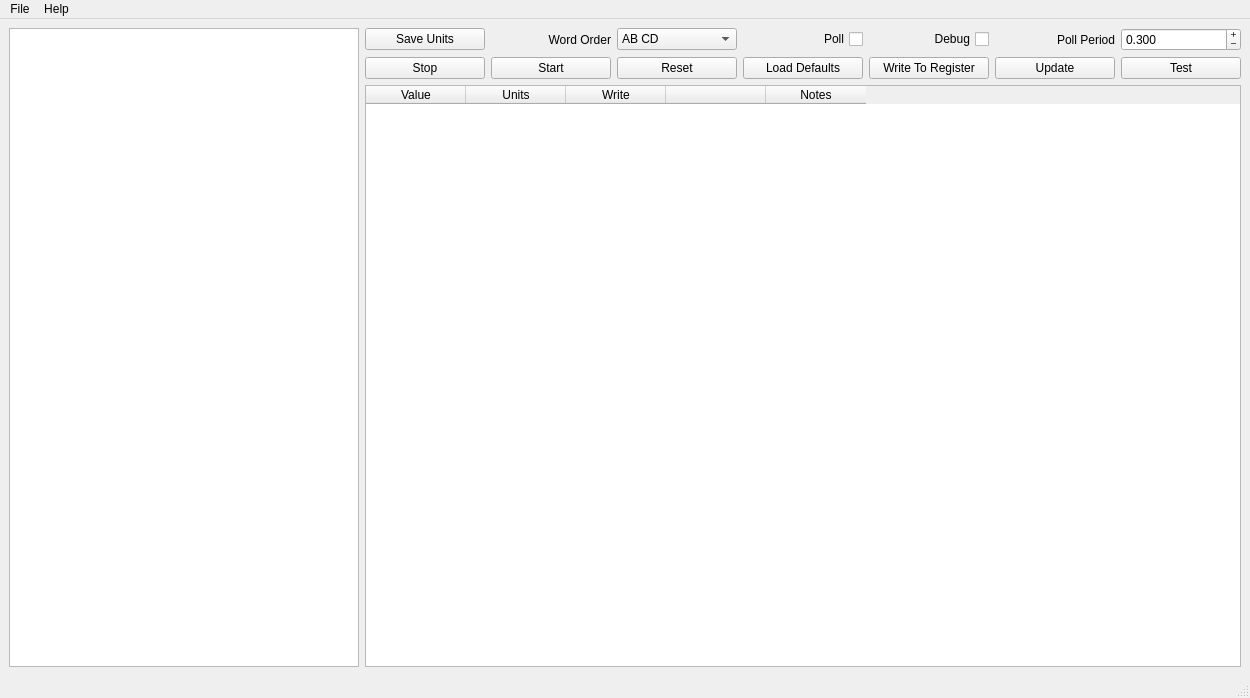
<?xml version="1.0" encoding="UTF-8"?>
<ui version="4.0">
 <class>MainWindow</class>
 <widget class="QMainWindow" name="MainWindow">
  <property name="geometry">
   <rect>
    <x>0</x>
    <y>0</y>
    <width>1250</width>
    <height>698</height>
   </rect>
  </property>
  <property name="windowTitle">
   <string>Modbus Master Tool</string>
  </property>
  <property name="windowIcon">
   <iconset>
    <normaloff>../modbus.png</normaloff>../modbus.png</iconset>
  </property>
  <widget class="QWidget" name="centralwidget">
   <layout class="QHBoxLayout" name="horizontalLayout_3">
    <item>
     <layout class="QVBoxLayout" name="verticalLayout_2">
      <item>
       <widget class="QTreeWidget" name="treeWidget">
        <property name="maximumSize">
         <size>
          <width>350</width>
          <height>16777215</height>
         </size>
        </property>
        <property name="rootIsDecorated">
         <bool>true</bool>
        </property>
        <property name="uniformRowHeights">
         <bool>false</bool>
        </property>
        <property name="itemsExpandable">
         <bool>true</bool>
        </property>
        <property name="animated">
         <bool>true</bool>
        </property>
        <property name="headerHidden">
         <bool>true</bool>
        </property>
        <attribute name="headerVisible">
         <bool>false</bool>
        </attribute>
        <column>
         <property name="text">
          <string notr="true">1</string>
         </property>
        </column>
       </widget>
      </item>
     </layout>
    </item>
    <item>
     <layout class="QVBoxLayout" name="verticalLayout">
      <item>
       <layout class="QHBoxLayout" name="horizontalLayout_2">
        <item>
         <widget class="QPushButton" name="btnUnits">
          <property name="text">
           <string>Save Units</string>
          </property>
         </widget>
        </item>
        <item>
         <widget class="QLabel" name="label_2">
          <property name="text">
           <string>Word Order</string>
          </property>
          <property name="alignment">
           <set>Qt::AlignRight|Qt::AlignTrailing|Qt::AlignVCenter</set>
          </property>
         </widget>
        </item>
        <item>
         <widget class="QComboBox" name="comboBoxDataEncode">
          <item>
           <property name="text">
            <string>AB CD</string>
           </property>
          </item>
          <item>
           <property name="text">
            <string>CD AB</string>
           </property>
          </item>
         </widget>
        </item>
        <item>
         <widget class="QCheckBox" name="checkBoxPoll">
          <property name="layoutDirection">
           <enum>Qt::RightToLeft</enum>
          </property>
          <property name="text">
           <string>Poll</string>
          </property>
         </widget>
        </item>
        <item>
         <widget class="QCheckBox" name="checkDebug">
          <property name="layoutDirection">
           <enum>Qt::RightToLeft</enum>
          </property>
          <property name="text">
           <string>Debug</string>
          </property>
         </widget>
        </item>
        <item>
         <widget class="QLabel" name="label">
          <property name="toolTip">
           <string extracomment="wit"/>
          </property>
          <property name="autoFillBackground">
           <bool>false</bool>
          </property>
          <property name="frameShape">
           <enum>QFrame::NoFrame</enum>
          </property>
          <property name="text">
           <string>Poll Period</string>
          </property>
          <property name="scaledContents">
           <bool>false</bool>
          </property>
          <property name="alignment">
           <set>Qt::AlignRight|Qt::AlignTrailing|Qt::AlignVCenter</set>
          </property>
          <property name="wordWrap">
           <bool>false</bool>
          </property>
         </widget>
        </item>
        <item>
         <widget class="QDoubleSpinBox" name="spinBoxPollRate">
          <property name="alignment">
           <set>Qt::AlignLeading|Qt::AlignLeft|Qt::AlignVCenter</set>
          </property>
          <property name="buttonSymbols">
           <enum>QAbstractSpinBox::PlusMinus</enum>
          </property>
          <property name="showGroupSeparator" stdset="0">
           <bool>false</bool>
          </property>
          <property name="decimals">
           <number>3</number>
          </property>
          <property name="minimum">
           <double>0.010000000000000</double>
          </property>
          <property name="singleStep">
           <double>0.100000000000000</double>
          </property>
          <property name="value">
           <double>0.300000000000000</double>
          </property>
         </widget>
        </item>
       </layout>
      </item>
      <item>
       <layout class="QHBoxLayout" name="horizontalLayout_4">
        <item>
         <widget class="QPushButton" name="btnSto">
          <property name="text">
           <string>Stop</string>
          </property>
         </widget>
        </item>
        <item>
         <widget class="QPushButton" name="btnStar">
          <property name="text">
           <string>Start</string>
          </property>
         </widget>
        </item>
        <item>
         <widget class="QPushButton" name="btnReset">
          <property name="text">
           <string>Reset</string>
          </property>
         </widget>
        </item>
        <item>
         <widget class="QPushButton" name="btnLoadDefaults">
          <property name="text">
           <string>Load Defaults</string>
          </property>
         </widget>
        </item>
        <item>
         <widget class="QPushButton" name="btnWrite">
          <property name="text">
           <string>Write To Register</string>
          </property>
         </widget>
        </item>
        <item>
         <widget class="QPushButton" name="btnUpdate">
          <property name="text">
           <string>Update</string>
          </property>
         </widget>
        </item>
        <item>
         <widget class="QPushButton" name="btnTest">
          <property name="text">
           <string>Test</string>
          </property>
         </widget>
        </item>
       </layout>
      </item>
      <item>
       <widget class="QTableWidget" name="tableWidget">
        <property name="toolTip">
         <string/>
        </property>
        <property name="toolTipDuration">
         <number>-1</number>
        </property>
        <property name="gridStyle">
         <enum>Qt::SolidLine</enum>
        </property>
        <property name="cornerButtonEnabled">
         <bool>false</bool>
        </property>
        <attribute name="horizontalHeaderVisible">
         <bool>true</bool>
        </attribute>
        <attribute name="horizontalHeaderShowSortIndicator" stdset="0">
         <bool>false</bool>
        </attribute>
        <attribute name="horizontalHeaderStretchLastSection">
         <bool>false</bool>
        </attribute>
        <attribute name="verticalHeaderVisible">
         <bool>true</bool>
        </attribute>
        <attribute name="verticalHeaderCascadingSectionResizes">
         <bool>false</bool>
        </attribute>
        <attribute name="verticalHeaderShowSortIndicator" stdset="0">
         <bool>false</bool>
        </attribute>
        <attribute name="verticalHeaderStretchLastSection">
         <bool>false</bool>
        </attribute>
        <column>
         <property name="text">
          <string>Value</string>
         </property>
        </column>
        <column>
         <property name="text">
          <string>Units</string>
         </property>
        </column>
        <column>
         <property name="text">
          <string>Write</string>
         </property>
        </column>
        <column>
         <property name="text">
          <string/>
         </property>
        </column>
        <column>
         <property name="text">
          <string>Notes</string>
         </property>
        </column>
       </widget>
      </item>
     </layout>
    </item>
   </layout>
  </widget>
  <widget class="QStatusBar" name="statusBar"/>
  <widget class="QMenuBar" name="menuBar">
   <property name="geometry">
    <rect>
     <x>0</x>
     <y>0</y>
     <width>1250</width>
     <height>21</height>
    </rect>
   </property>
   <widget class="QMenu" name="menuFile">
    <property name="title">
     <string>File</string>
    </property>
    <addaction name="actionSetup"/>
    <addaction name="actionSave_View_List"/>
    <addaction name="actionLoad_View_List"/>
    <addaction name="separator"/>
    <addaction name="actionQuit"/>
   </widget>
   <widget class="QMenu" name="menuHelp">
    <property name="title">
     <string>Help</string>
    </property>
   </widget>
   <addaction name="menuFile"/>
   <addaction name="menuHelp"/>
  </widget>
  <action name="actionSetup">
   <property name="text">
    <string>Setup</string>
   </property>
  </action>
  <action name="actionQuit">
   <property name="text">
    <string>Quit</string>
   </property>
  </action>
  <action name="actionSave_View_List">
   <property name="text">
    <string>Save View List</string>
   </property>
  </action>
  <action name="actionLoad_View_List">
   <property name="text">
    <string>Load View List</string>
   </property>
  </action>
 </widget>
 <resources/>
 <connections/>
</ui>
